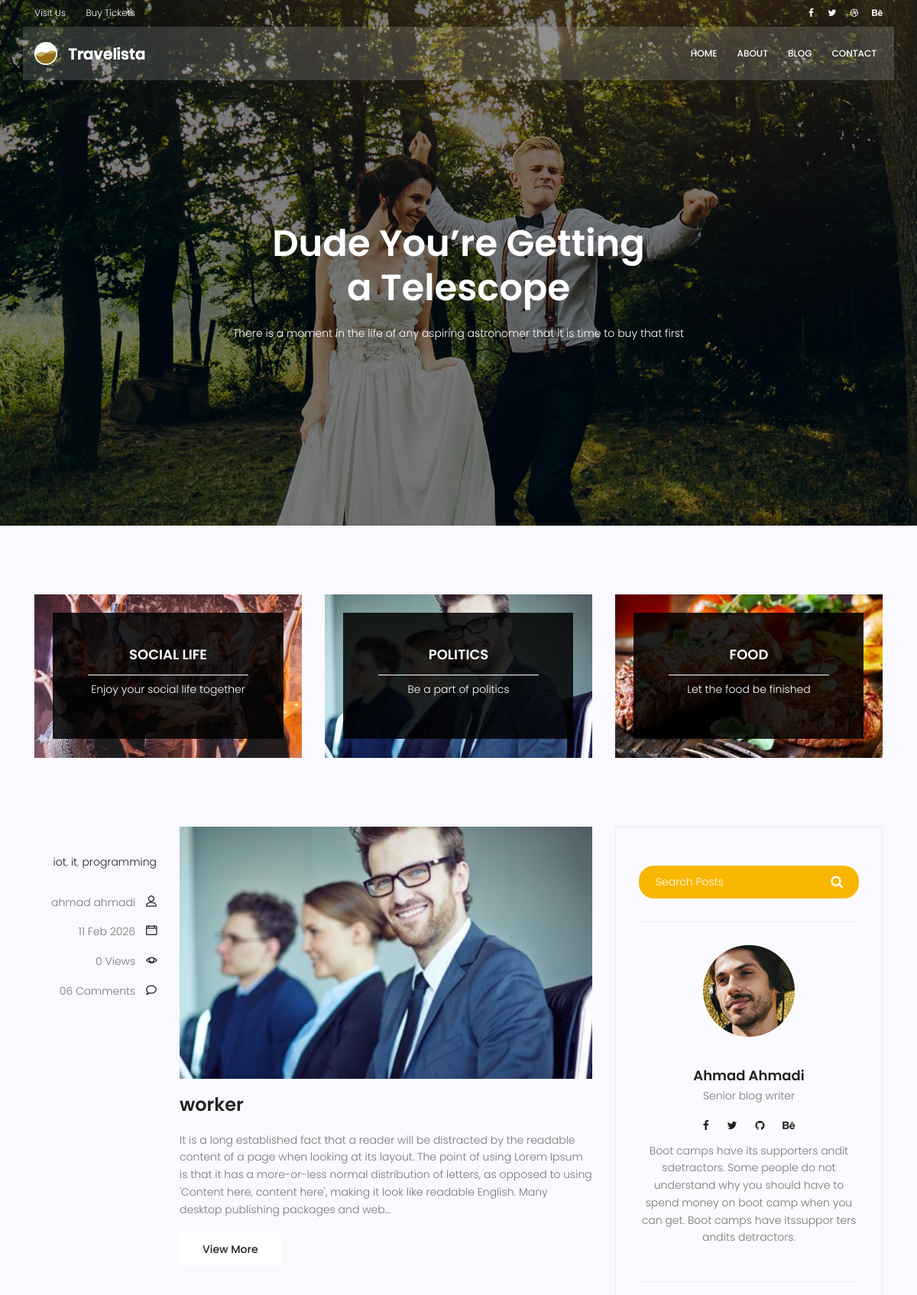
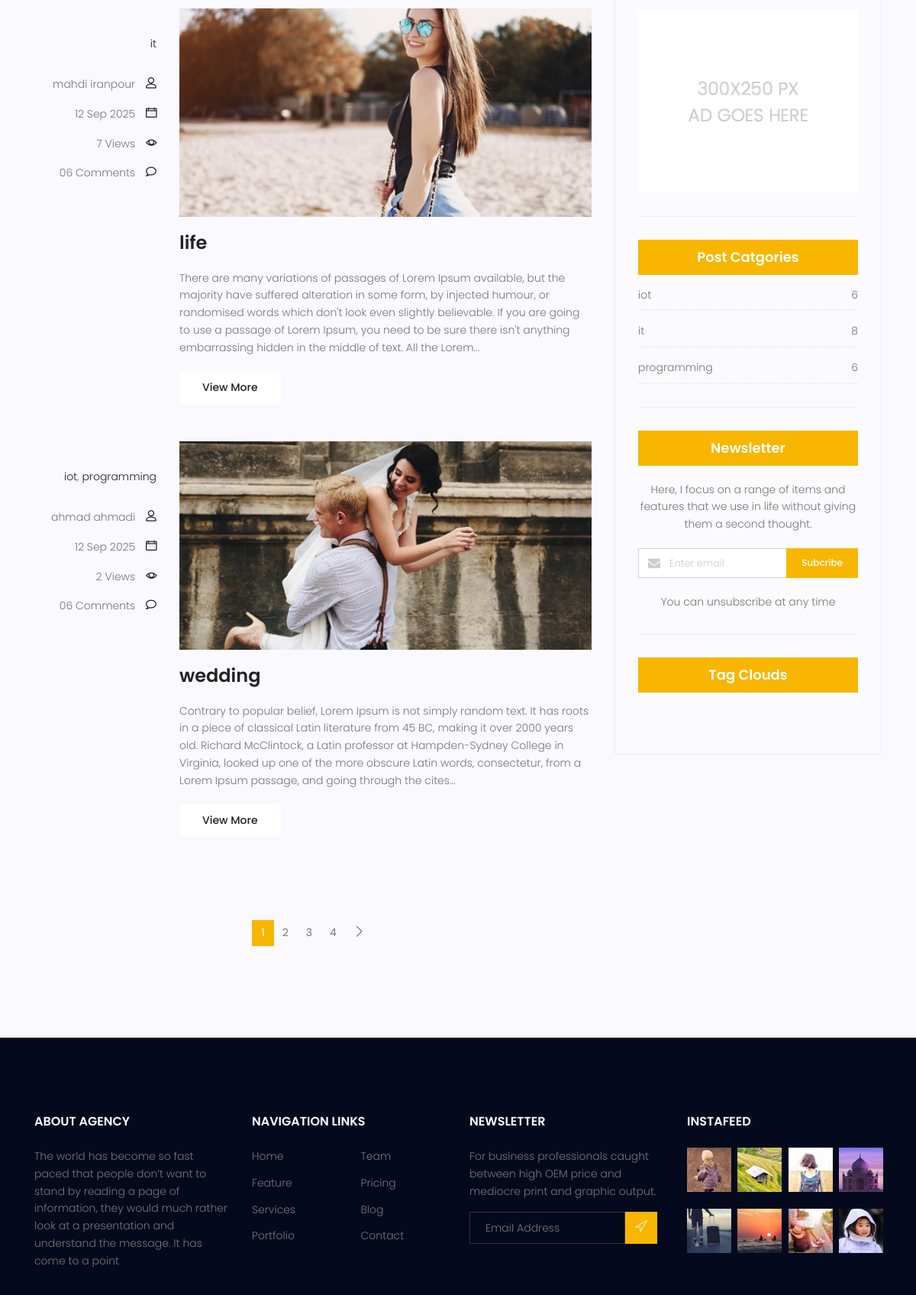
Screenshot of /blog/ (upper part) with the database file from the repository (2 pictures, top to bottom).
### blog/models.py (models this page shows, shortened)
class Category(models.Model):
        name = models.CharField(max_length=255)
        def __str__(self):
            return self.name

class Post(models.Model):
    image = models.ImageField(upload_to='blog/',default='blog/default.jpg')
    author = models.ForeignKey(User, on_delete=models.SET_NULL, null=True)
    title = models.CharField(max_length=255)
    content = models.TextField()
    tags = TaggableManager()
    category = models.ManyToManyField(Category)
    counted_views = models.IntegerField(default=0)
    status = models.BooleanField(default=False)
    published_date = models.DateTimeField(null=True)
    created_date = models.DateTimeField(auto_now_add=True)
    updated_date = models.DateTimeField(auto_now=True)
    class Meta:
        ordering = ['-created_date']

### blog/views.py (the view)
# urls.py: path('', blog_view, name='index'),
def blog_view(request, **kwargs):
    posts = Post.objects.filter(published_date__lte=timezone.now(), status=1).order_by('-published_date')
    if kwargs.get('cat_name') != None:
        posts = posts.filter(category__name=kwargs['cat_name'])
    if kwargs.get('author_username') != None:
        posts = posts.filter(author__username=kwargs['author_username'])
    if kwargs.get('tag_name') != None:
        posts = posts.filter(tags__name__in=[kwargs['tag_name']])
    posts = Paginator(posts, 3)
    try:
        page_number = request.GET.get('page')
        posts = posts.get_page(page_number)
    except PageNotAnInteger:
        posts = posts.get_page(1)
    except EmptyPage:
        posts = posts.get_page(1)
    context = {
        'posts': posts
    }
    return render(request, 'blog/blog-home.html', context)

### blog/templatetags/blog_tags.py (called while the page is built)
@register.inclusion_tag('blog/blog-post-categories.html')
def postcategories():
    posts = Post.objects.filter(status=1)
    categories = Category.objects.all()
    cat_dict = {}
    for name in categories:
        cat_dict[name] = posts.filter(category=name).count()
    return {'categories': cat_dict}

### blog/templatetags/excerpt_tags.py (called while the page is built)
@register.filter(name='excerpt')
def excerpt(value, num_words=30):
    if not isinstance(value, str):
        value = str(value)
    words = value.split()
    if len(words) <= num_words:
        return value
    return " ".join(words[:num_words]) + "..."

### templates/blog/blog-home.html (shortened to what this page needs)
{% extends 'base.html' %} {% load static %} {% load blog_tags %} {% load excerpt_tags %} {% block content %}
<section class="banner-area relative blog-home-banner" id="home">
  <div class="overlay overlay-bg"></div>
  <div class="container">
    <div class="row d-flex align-items-center justify-content-center">
      <div class="about-content blog-header-content col-lg-12">
        <h1 class="text-white">Dude You’re Getting a Telescope</h1>
        <p class="text-white">
          There is a moment in the life of any aspiring astronomer that it is
          time to buy that first
        </p>
      </div>
    </div>
  </div>
</section>
<section class="top-category-widget-area pt-90 pb-90">
  <div class="container">
    <div class="row">
      <div class="col-lg-4">
        <div class="single-cat-widget">
          <div class="content relative">
            <div class="overlay overlay-bg"></div>
            <a href="#" target="_blank">
              <div class="thumb">
                <img
                  class="content-image img-fluid d-block mx-auto"
                  src="{% static 'img/blog/cat-widget1.jpg' %}"
                  alt=""
                />
              </div>
              <div class="content-details">
                <h4 class="content-title mx-auto text-uppercase">
                  Social life
                </h4>
                <span></span>
                <p>Enjoy your social life together</p>
              </div>
            </a>
          </div>
        </div>
      </div>
      <div class="col-lg-4">
        <div class="single-cat-widget">
          <div class="content relative">
            <div class="overlay overlay-bg"></div>
            <a href="#" target="_blank">
              <div class="thumb">
                <img
                  class="content-image img-fluid d-block mx-auto"
                  src="{% static 'img/blog/cat-widget2.jpg' %}"
                  alt=""
                />
              </div>
              <div class="content-details">
                <h4 class="content-title mx-auto text-uppercase">Politics</h4>
                <span></span>
                <p>Be a part of politics</p>
              </div>
            </a>
          </div>
        </div>
      </div>
      <div class="col-lg-4">
        <div class="single-cat-widget">
          <div class="content relative">
            <div class="overlay overlay-bg"></div>
            <a href="#" target="_blank">
              <div class="thumb">
                <img
                  class="content-image img-fluid d-block mx-auto"
                  src="{% static 'img/blog/cat-widget3.jpg' %}"
                  alt=""
                />
              </div>
              <div class="content-details">
                <h4 class="content-title mx-auto text-uppercase">Food</h4>
                <span></span>
                <p>Let the food be finished</p>
              </div>
            </a>
          </div>
        </div>
      </div>
    </div>
  </div>
</section>
<section class="post-content-area">
  <div class="container">
    <div class="row">
      <div class="col-lg-8 posts-list">
        {% for post in posts %}
        <div class="single-post row">
          <div class="col-lg-3 col-md-3 meta-details">
            <ul class="tags">
              {% for cat in post.category.all %}
              <li><a href="{% url 'blog:category' cat_name=cat.name %}">{{ cat.name }}</a>{%  if not forloop.last %}, {% endif %}</li>
              {% endfor %}
            </ul>
            <div class="user-details row">
              <p class="user-name col-lg-12 col-md-12 col-6">
                <a href="{% url 'blog:author' author_username=post.author.username %}">{{ post.author.get_full_name }}</a>
                <span class="lnr lnr-user"></span>
              </p>
              <p class="date col-lg-12 col-md-12 col-6">
                <a href="#">{{ post.published_date | date:"d M Y" }}</a>
                <span class="lnr lnr-calendar-full"></span>
              </p>
              <p class="view col-lg-12 col-md-12 col-6">
                <a href="#">{{ post.counted_views}} Views</a> <span class="lnr lnr-eye"></span>
              </p>
              <p class="comments col-lg-12 col-md-12 col-6">
                <a href="#">06 Comments</a>
                <span class="lnr lnr-bubble"></span>
              </p>
            </div>
          </div>
          <div class="col-lg-9 col-md-9">
            <div class="feature-img">
              <img
                class="img-fluid"
                src="{{ post.image.url }}"
                alt=""
              />
            </div>
            <a class="posts-title" href="{% url 'blog:single' pid=post.id %}"
              ><h3>{{ post.title }}</h3></a
            >
            <p class="excert">
             {{ post.content|excerpt:60 }}
            </p>
            <a href="{% url 'blog:single' pid=post.id %}" class="primary-btn">View More</a>
          </div>
        </div>
        {% endfor %}
        <nav class="blog-pagination justify-content-center d-flex">
          <ul class="pagination">
            {% for i in posts.paginator.page_range %}
            {% if posts.number == i %}
                <li class="page-item active"><a href="?page={{ i }}" class="page-link">{{ i }}</a></li>
                {% else %}
                <li class="page-item"><a href="?page={{ i }}" class="page-link">{{ i }}</a></li>
            {% endif %}
            {% endfor %}
            {% if posts.has_next %}
            <li class="page-item">
              <a href="?page={{ posts.next_page_number }}" class="page-link" aria-label="Next">
                <span aria-hidden="true">
                  <span class="lnr lnr-chevron-right"></span>
                </span>
              </a>
            </li>
            {% endif %}
          </ul>
        </nav>
      </div>
      <div class="col-lg-4 sidebar-widgets">
        <div class="widget-wrap">
          {% include 'blog/blog-search.html' %}
          {% include 'blog/blog-writer.html' %}
          {% include 'blog/blog-ads.html' %}
          {% postcategories %}
          {% include 'blog/blog-newsletter.html' %}
          {% include 'blog/blog-tags.html' %}
        </div>
      </div>
    </div>
  </div>
</section>
{% endblock %}

### templates/blog/blog-post-categories.html
{% load static %}
<div class="single-sidebar-widget post-category-widget">
            <h4 class="category-title">Post Catgories</h4>
            <ul class="cat-list">
              {% for name,count in categories.items %}
              <li>
                <a href="{% url 'blog:category' cat_name=name %}" class="d-flex justify-content-between">
                  <p>{{name}}</p>
                  <p>{{count}}</p>
                </a>
              </li>
              {% endfor %}
            </ul>
          </div>

### rows the page displays
Post: author.get_full_name "ahmad ahmadi", published_date "11 Feb 2026", counted_views "0", image (picture), title "worker", content|excerpt "It is a long established fact that a reader will be distracted by the readable content of a page when looking at its layout. The point of using Lorem Ipsum is that it has a more-or-less normal distribution of letters, as opposed to using 'Content here, content here', making it look like readable English. Many desktop publishing packages and web..."
Category: name "iot", count "6"
Category: name "it", count "8"
Category: name "programming", count "6"
Post: author.get_full_name "mahdi iranpour", published_date "12 Sep 2025", counted_views "7", image (picture), title "life", content|excerpt "There are many variations of passages of Lorem Ipsum available, but the majority have suffered alteration in some form, by injected humour, or randomised words which don't look even slightly believable. If you are going to use a passage of Lorem Ipsum, you need to be sure there isn't anything embarrassing hidden in the middle of text. All the Lorem..."
Post: author.get_full_name "ahmad ahmadi", published_date "12 Sep 2025", counted_views "2", image (picture), title "wedding", content|excerpt "Contrary to popular belief, Lorem Ipsum is not simply random text. It has roots in a piece of classical Latin literature from 45 BC, making it over 2000 years old. Richard McClintock, a Latin professor at Hampden-Sydney College in Virginia, looked up one of the more obscure Latin words, consectetur, from a Lorem Ipsum passage, and going through the cites..."

### other values shown
{{ i }} "1"
{{ i }} "2" "3" "4"
